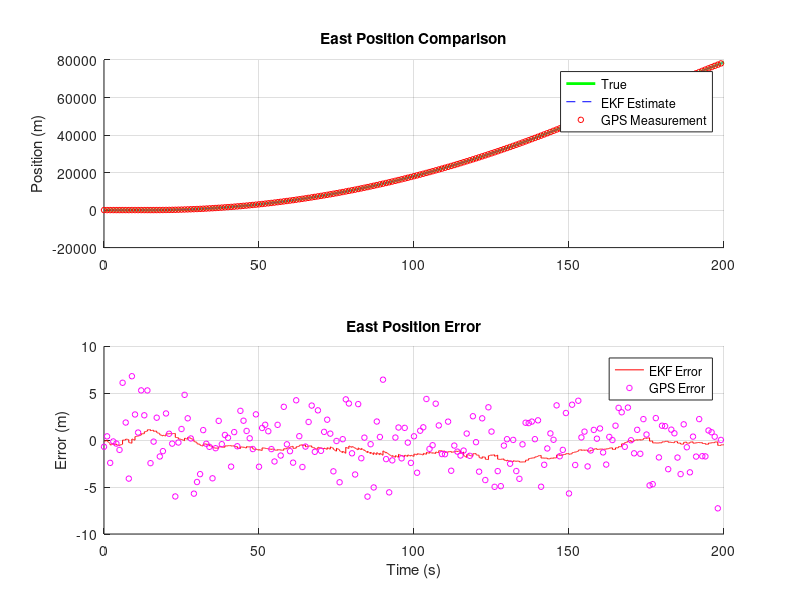
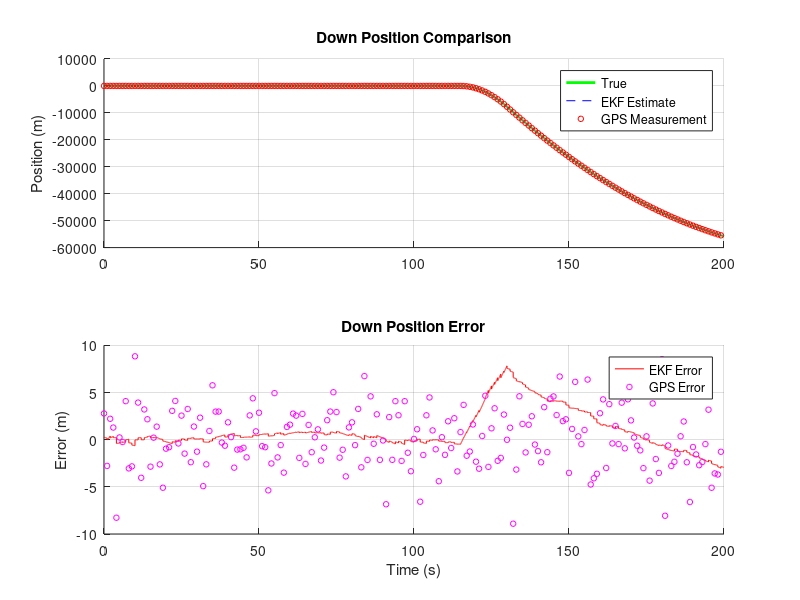
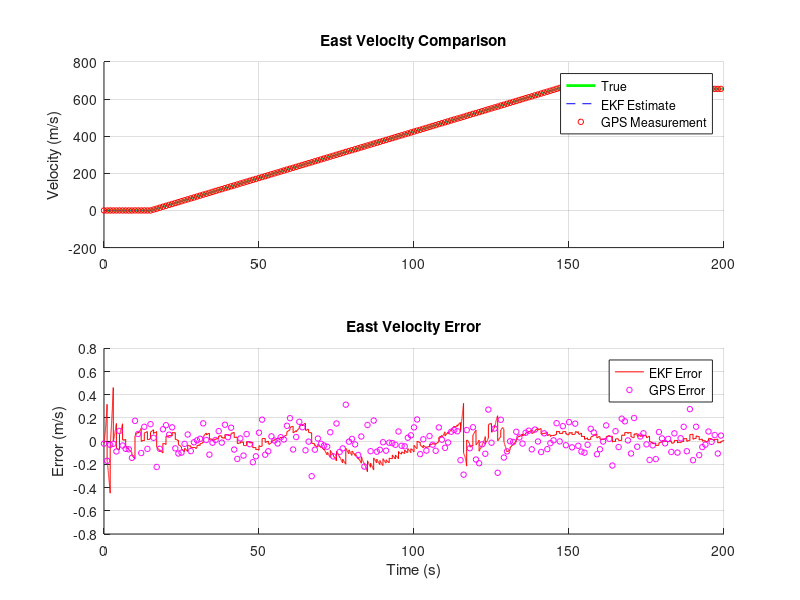
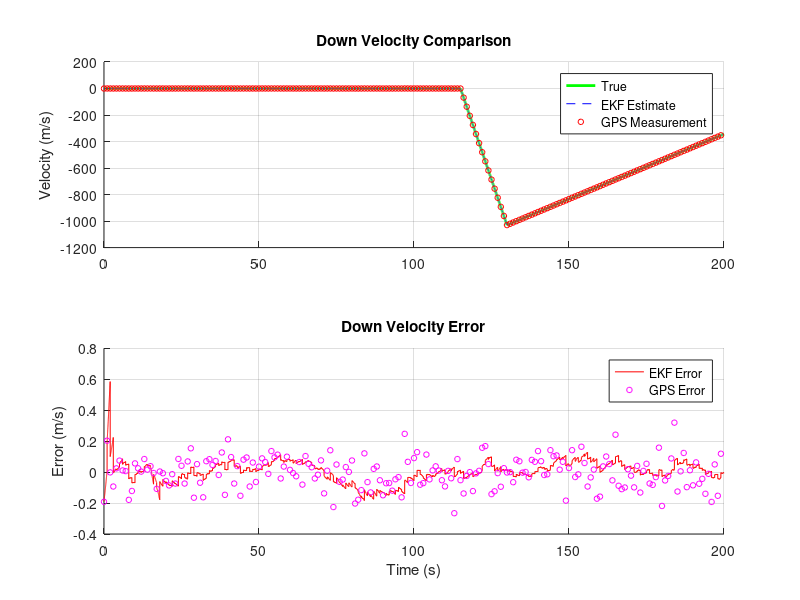

Write the MATLAB code that produced these figures, in order.
clc; clear; close all;

%% 1. Simulation Setup
% Constants & Time
g = 9.81;              % m/s^2
dt = 0.01;             % 100 Hz
t_pad = 100;
t_end = 100 + t_pad;
N = t_end / dt;
t = (0:N-1)' * dt;

% True Vehicle Motion Profile
true_pitch_rate = zeros(N, 1);
true_pitch_rate(t > 20 + t_pad & t <= 50 + t_pad) = deg2rad(2);
true_pitch_rate(t > 50 + t_pad & t <= 80 + t_pad) = deg2rad(-1);
true_pitch = cumsum(true_pitch_rate) * dt;

% True total inertial acceleration 
true_accel_e = zeros(N, 1); 
true_accel_d = zeros(N, 1);
true_accel_e(t > 15 & t <= 50 + t_pad) = 5;
true_accel_e(t > 70 + t_pad & t <= 80 + t_pad) = -2;
true_accel_d(t > 15 + t_pad & t <= 30 + t_pad) = -9.81*7;
true_accel_d(t > 30 + t_pad & t <= 100 + t_pad) = 9.81;
true_vel_e = cumsum(true_accel_e) * dt;
true_vel_d = cumsum(true_accel_d) * dt;
true_pos_e = cumsum(true_vel_e) * dt;
true_pos_d = cumsum(true_vel_d) * dt;


%% 2. Generate Physically Consistent Sensor Data with BIAS
% IMU Noise & Bias Levels
noise_multiplier = 1;
bias_multiplier = 10;
gyro_noise_std  = deg2rad(0.5*noise_multiplier); 
gyro_bias_true  = deg2rad(0.2*bias_multiplier);   % Constant bias
accel_noise_std = 0.05*noise_multiplier;
accel_bias_true = 0.02*bias_multiplier;           % Constant bias

% Generate IMU Data
perfect_accel_data_x =  true_accel_e.*cos(true_pitch) + true_accel_d.*sin(true_pitch) - g.*sin(true_pitch);
perfect_accel_data_z = -true_accel_e.*sin(true_pitch) + true_accel_d.*cos(true_pitch) - g.*cos(true_pitch);
perfect_gyro_data    = true_pitch_rate;

accel_data_x = perfect_accel_data_x + randn(N, 1) * accel_noise_std + accel_bias_true;
accel_data_z = perfect_accel_data_z + randn(N, 1) * accel_noise_std + accel_bias_true;
gyro_data    = perfect_gyro_data    + randn(N, 1) * gyro_noise_std    + gyro_bias_true;

% GPS Sensor
gps_rate = 1; % Hz
gps_pos_noise_std = 2.5*noise_multiplier; % m (horizontal)
gps_alt_noise_std = 3*noise_multiplier;   % m (vertical)
gps_vel_noise_std = 0.1*noise_multiplier; % m/s

gps_pos_e_data = nan(N, 1); gps_pos_d_data = nan(N, 1);
gps_vel_e_data = nan(N, 1); gps_vel_d_data = nan(N, 1);
for k = 1:N
    if mod(k - 1, round(1/dt / gps_rate)) == 0
        gps_pos_e_data(k) = true_pos_e(k) + randn() * gps_pos_noise_std;
        gps_pos_d_data(k) = true_pos_d(k) + randn() * gps_alt_noise_std;
        gps_vel_e_data(k) = true_vel_e(k) + randn() * gps_vel_noise_std;
        gps_vel_d_data(k) = true_vel_d(k) + randn() * gps_vel_noise_std;
    end
end

%% 3. EKF Implementation (Fully Integrated)
% State: [p_e, p_d, v_e, v_d, theta, b_w, b_ax, b_az]'

% Initial state & covariance
x_hat = zeros(8, 1);
P     = eye(8) * 1;
P(7,7) = (0.5)^2;  % larger initial var for b_ax to adapt faster
P(8,8) = (0.5)^2;

% Process noise parameters
sigma_a_proc  = 0.2;                 % accel process noise (m/s^2)
sigma_w_proc  = deg2rad(0.1);        % gyro process noise (rad/s)
sigma_bw_proc = deg2rad(0.001);      % gyro bias RW (rad/s^2)
sigma_ba_proc = 0.005;               % accel bias RW (m/s^3)

% Build Q with per-axis [pos, vel] constant-accel blocks
Q = zeros(8);
Q_pv = [[dt^4/4, dt^3/2]; [dt^3/2, dt^2]] * sigma_a_proc^2;
Q([1 3],[1 3]) = Q_pv;   % East: [p_e, v_e]
Q([2 4],[2 4]) = Q_pv;   % Down: [p_d, v_d]
Q(5,5) = (dt * sigma_w_proc)^2;
Q(6,6) = (dt * sigma_bw_proc)^2;
Q(7,7) = (dt * sigma_ba_proc)^2;
Q(8,8) = (dt * sigma_ba_proc)^2;

% Measurement model (GPS pos, vel)
R = diag([gps_pos_noise_std^2, gps_alt_noise_std^2, ...
          gps_vel_noise_std^2, gps_vel_noise_std^2]);
H = [eye(4), zeros(4, 4)];

% History
x_hat_hist = zeros(N, 8);
P_hist     = zeros(N, 8);

I8 = eye(8);

for k = 1:N
    % --- Prediction ---
    % Unpack
    p_e = x_hat(1); p_d = x_hat(2);
    v_e = x_hat(3); v_d = x_hat(4);
    theta = x_hat(5);
    b_w = x_hat(6); b_ax = x_hat(7); b_az = x_hat(8);

    % Bias-corrected IMU
    axb = accel_data_x(k) - b_ax;
    azb = accel_data_z(k) - b_az;
    qw  = gyro_data(k)     - b_w;

    % Precompute
    st = sin(theta); ct = cos(theta);

    % Process model
    x_hat(1) = p_e + v_e * dt;
    x_hat(2) = p_d + v_d * dt;
    x_hat(3) = v_e + (axb*ct - azb*st) * dt;
    x_hat(4) = v_d + (axb*st + azb*ct + g) * dt;
    x_hat(5) = theta + qw * dt;
    % Bias states are random-walk (no deterministic drift)

    % Jacobian F
    F = I8;
    F(1,3) = dt; F(2,4) = dt;
    F(3,5) = (-axb*st - azb*ct) * dt;
    F(4,5) = ( axb*ct - azb*st) * dt;
    F(3,7) = -ct*dt; F(3,8) =  st*dt;
    F(4,7) = -st*dt; F(4,8) = -ct*dt;
    F(5,6) = -dt;

    % Covariance predict
    P = F * P * F' + Q;

    % --- Correction (GPS available) ---
    if ~isnan(gps_pos_e_data(k))
        z = [gps_pos_e_data(k);
             gps_pos_d_data(k);
             gps_vel_e_data(k);
             gps_vel_d_data(k)];

        y = z - H * x_hat;
        S = H * P * H' + R;
        K = P * H' / S;

        % State update
        x_hat = x_hat + K * y;

        % Joseph-form covariance update (stable)
        A = (I8 - K*H);
        P = A * P * A' + K * R * K';
        P = 0.5 * (P + P');  % enforce symmetry
    end

    % Log
    x_hat_hist(k, :) = x_hat';
    P_hist(k, :)     = diag(P)';
end

%% 6. Plot Results
% Figure 1: East Position
figure('Name', 'East Position Analysis');
subplot(2,1,1);
hold on; grid on;
plot(t, true_pos_e, 'g', 'LineWidth', 2);
plot(t, x_hat_hist(:,1), 'b--');
plot(t, gps_pos_e_data, 'ro', 'MarkerSize', 4); 
legend('True', 'EKF Estimate', 'GPS Measurement');
title('East Position Comparison');
ylabel('Position (m)');
subplot(2,1,2);
hold on; grid on;
plot(t, x_hat_hist(:,1) - true_pos_e, 'r');
plot(t, gps_pos_e_data - true_pos_e, 'mo', 'MarkerSize', 4);
legend('EKF Error', 'GPS Error');
title('East Position Error');
ylabel('Error (m)'); xlabel('Time (s)');

% Figure 2: Down Position
figure('Name', 'Down Position Analysis');
subplot(2,1,1);
hold on; grid on;
plot(t, true_pos_d, 'g', 'LineWidth', 2);
plot(t, x_hat_hist(:,2), 'b--');
plot(t, gps_pos_d_data, 'ro', 'MarkerSize', 4);
legend('True', 'EKF Estimate', 'GPS Measurement');
title('Down Position Comparison');
ylabel('Position (m)');
subplot(2,1,2);
hold on; grid on;
plot(t, x_hat_hist(:,2) - true_pos_d, 'r');
plot(t, gps_pos_d_data - true_pos_d, 'mo', 'MarkerSize', 4);
legend('EKF Error', 'GPS Error');
title('Down Position Error');
ylabel('Error (m)'); xlabel('Time (s)');

% Figure 3: East Velocity
figure('Name', 'East Velocity Analysis');
subplot(2,1,1);
hold on; grid on;
plot(t, true_vel_e, 'g', 'LineWidth', 2);
plot(t, x_hat_hist(:,3), 'b--');
plot(t, gps_vel_e_data, 'ro', 'MarkerSize', 4);
legend('True', 'EKF Estimate', 'GPS Measurement');
title('East Velocity Comparison');
ylabel('Velocity (m/s)');
subplot(2,1,2);
hold on; grid on;
plot(t, x_hat_hist(:,3) - true_vel_e, 'r');
plot(t, gps_vel_e_data - true_vel_e, 'mo', 'MarkerSize', 4);
legend('EKF Error', 'GPS Error');
title('East Velocity Error');
ylabel('Error (m/s)'); xlabel('Time (s)');

% Figure 4: Down Velocity
figure('Name', 'Down Velocity Analysis');
subplot(2,1,1);
hold on; grid on;
plot(t, true_vel_d, 'g', 'LineWidth', 2);
plot(t, x_hat_hist(:,4), 'b--');
plot(t, gps_vel_d_data, 'ro', 'MarkerSize', 4);
legend('True', 'EKF Estimate', 'GPS Measurement');
title('Down Velocity Comparison');
ylabel('Velocity (m/s)');
subplot(2,1,2);
hold on; grid on;
plot(t, x_hat_hist(:,4) - true_vel_d, 'r');
plot(t, gps_vel_d_data - true_vel_d, 'mo', 'MarkerSize', 4);
legend('EKF Error', 'GPS Error');
title('Down Velocity Error');
ylabel('Error (m/s)'); xlabel('Time (s)');

% Figure 5: Pitch Angle
figure('Name', 'Pitch Angle Analysis');
subplot(2,1,1);
hold on; grid on;
plot(t, rad2deg(true_pitch), 'g', 'LineWidth', 2);
plot(t, rad2deg(x_hat_hist(:,5)), 'b--');
legend('True', 'EKF Estimate');
title('Pitch Angle Comparison');
ylabel('Angle (deg)');
subplot(2,1,2);
hold on; grid on;
plot(t, rad2deg(x_hat_hist(:,5) - true_pitch), 'r');
legend('EKF Error');
title('Pitch Angle Error');
ylabel('Error (deg)'); xlabel('Time (s)');

% Figure 6: Sensor Bias Estimation
figure('Name','Sensor Bias Estimation');
subplot(3,1,1); hold on; grid on;
plot(t, rad2deg(x_hat_hist(:,6)), 'b', 'LineWidth', 1.5);
plot(t, rad2deg(gyro_bias_true)*ones(N,1), 'r--', 'LineWidth', 1.5);
legend('EKF Estimate','True Bias');
title('Gyroscope Bias (deg/s)');
ylabel('Bias (deg/s)');
subplot(3,1,2); hold on; grid on;
plot(t, x_hat_hist(:,7), 'b', 'LineWidth', 1.5);
plot(t, accel_bias_true*ones(N,1), 'r--', 'LineWidth', 1.5);
legend('EKF Estimate','True Bias');
title('Accelerometer X Bias (m/s^2)');
ylabel('Bias (m/s^2)');
subplot(3,1,3); hold on; grid on;
plot(t, x_hat_hist(:,8), 'b', 'LineWidth', 1.5);
plot(t, accel_bias_true*ones(N,1), 'r--', 'LineWidth', 1.5);
legend('EKF Estimate','True Bias');
title('Accelerometer Z Bias (m/s^2)');
ylabel('Bias (m/s^2)'); xlabel('Time (s)');
